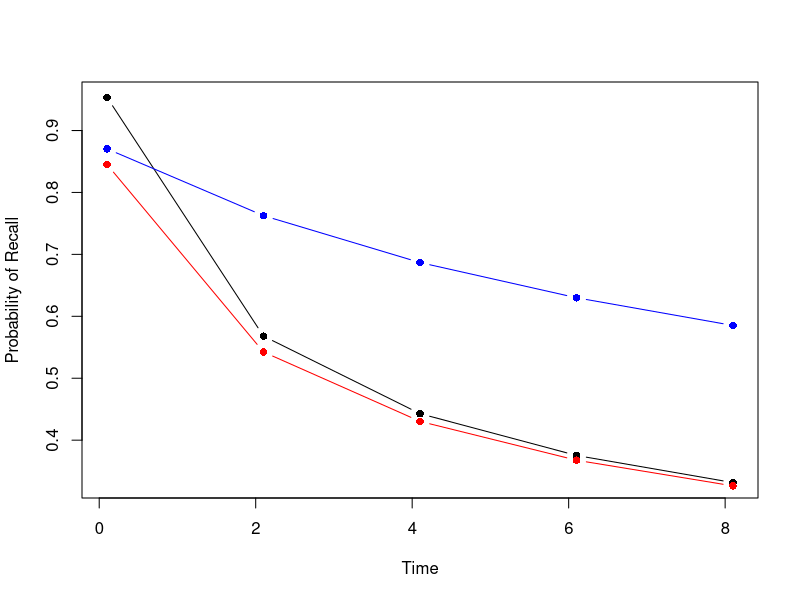

Generate this figure with R: (Note: this script raises an error after producing the figure.)

m1=function(t,x)(1+t)^(-x[1])
m2=function(t,x)(x[2]+t)^(-x[1])
m3=function(t,x)(x[2]+x[3]*t)^(-x[1])

times=c(0.1, 2.1, 4.1, 6.1, 8.1)

x=c(.5,1.3,.2)
colset=c("black","red","blue")
plot(times,m1(times,x[1]),ylab="Probability of Recall",xlab="Time",col=colset[1],type="b",pch=16)
lines(times,m2(times,x[1:2]),col=colset[2],type="b",pch=16)
lines(times,m3(times,x),col=colset[3],type="b",pch=16)

################################################################ simulation

log.like=function(x,times,data,func){
  pred=func(times,x)
  dens=numeric(length(times))
  for(i in 1:length(times)){
    dens[i]=sum(dbinom(sum(data[,i]),n.trials,pred[i],log=TRUE))
  }
  out=sum(dens)
  out
}

# generate data from one model, both training and test data
x=c(.5,1.3,.2)
pred=m2(times,x[1:3])
train.data=sapply(pred,rbinom,size=1,n=n.trials)
test.data=sapply(pred,rbinom,size=1,n=n.trials)

par(mfrow=c(1,1))
plot(times,pred,ylab="Probability of Recall",xlab="Time",col=colset[2],type="b",pch=16)
lines(times,apply(train.data,2,mean),col="forest green",type="p",pch=16)
lines(times,apply(test.data,2,mean),col="lime green",type="p",pch=16)

# fit the three models to the training data, obtain model parameters
fit1=optim(c(x[1]),log.like,times=times,func=m1,data=train.data,control=list("fnscale"=-1))
fit2=optim(c(x[1:2]),log.like,times=times,func=m2,data=train.data,control=list("fnscale"=-1))
fit3=optim(c(x[1:3]),log.like,times=times,func=m3,data=train.data,control=list("fnscale"=-1))
c(fit1$value,fit2$value,fit3$value)

# now make predictions for the test data
pred1=m1(times,fit1$par)
pred2=m2(times,fit2$par)
pred3=m3(times,fit3$par)

# first, plot the obtained fits on the training data
colset=c("black","red","blue")
plot(times,pred1,ylab="Probability of Recall",xlab="Time",col=colset[1],type="b",pch=16)
lines(times,pred2,col=colset[2],type="b",pch=16)
lines(times,pred3,col=colset[3],type="b",pch=16)
lines(times,apply(train.data,2,mean),col="forest green",type="p",pch=16)

# now let's see how accurate these predictions are for test data
mean.test.data=apply(test.data,2,mean)
plot(times,pred1,ylab="Probability of Recall",xlab="Time",col=colset[1],type="b",pch=16)
lines(times,pred2,col=colset[2],type="b",pch=16)
lines(times,pred3,col=colset[3],type="b",pch=16)
lines(times,mean.test.data,col="lime green",type="p",pch=16)

sse1=sqrt(sum((mean.test.data-pred1)^2))
sse2=sqrt(sum((mean.test.data-pred2)^2))
sse3=sqrt(sum((mean.test.data-pred3)^2))
c(sse1,sse2,sse3)
  
  
